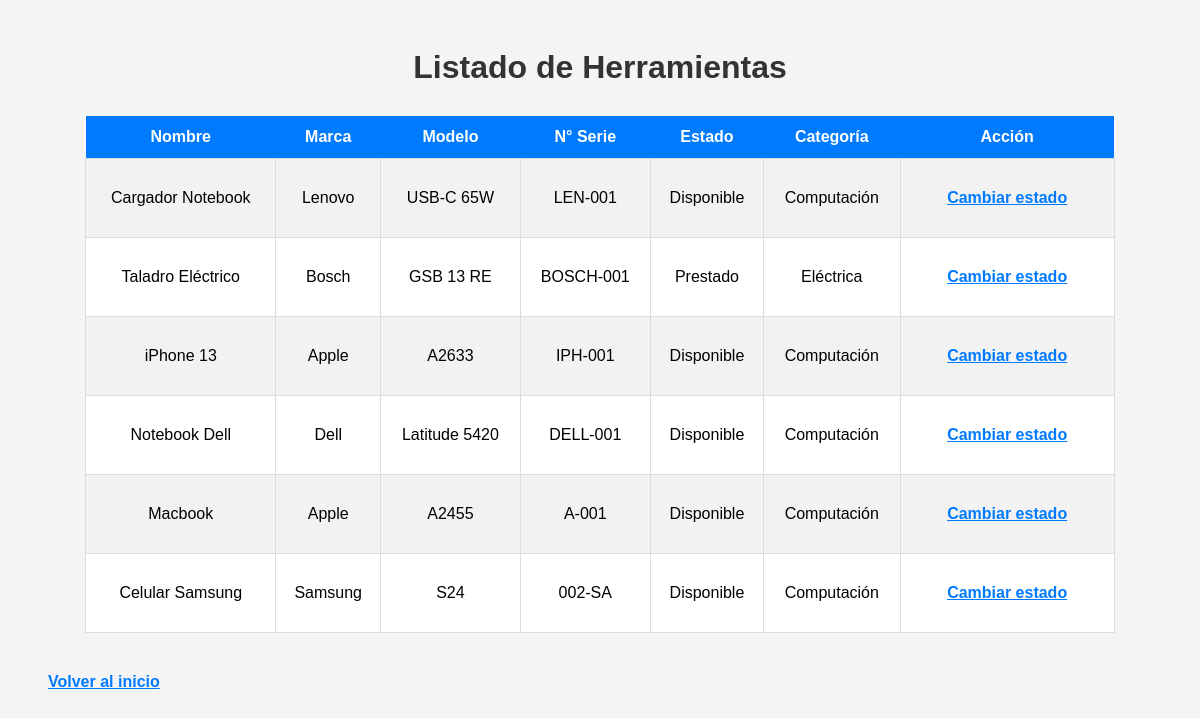
Screenshot of /herramientas/ (signed in) with the database file from the repository.
### gestion/models.py (models this page shows, shortened)
class Herramienta(models.Model):
    ESTADOS_HERRAMIENTA = [
        ('Disponible', 'Disponible'),
        ('Prestado', 'Prestado'),
        ('En mantención', 'En mantención'),
    ]
    id_herramienta = models.AutoField(primary_key=True)
    nombre = models.CharField(max_length=50)
    marca = models.CharField(max_length=30)
    modelo = models.CharField(max_length=30)
    numero_serie = models.CharField(max_length=50, unique=True)
    estado = models.CharField(max_length=20, choices=ESTADOS_HERRAMIENTA)
    id_categoria = models.ForeignKey(Categoria, on_delete=models.PROTECT, db_column='id_categoria')
    class Meta:
        db_table = 'herramientas'

class Categoria(models.Model):
    id_categoria = models.AutoField(primary_key=True)
    nombre_categoria = models.CharField(max_length=30, unique=True)
    descripcion = models.CharField(max_length=100, blank=True, null=True)
    class Meta:
        db_table = 'categorias'
    def __str__(self):
        return self.nombre_categoria

### gestion/views.py (the view)
# urls.py: path('herramientas/', views.listar_herramientas, name='listar_herramientas'),
@login_required
def listar_herramientas(request):
    herramientas = Herramienta.objects.all()
    return render(request, 'gestion/listar_herramientas.html', {'herramientas': herramientas})

### gestion/templates/gestion/listar_herramientas.html (shortened to what this page needs)
<!DOCTYPE html>
<html lang="es">
<head>
    {% load static %}
    <link rel="stylesheet" href="{% static 'gestion/styles.css' %}">
</head>
<body>
    <h1>Listado de Herramientas</h1>
    <table>
        <tr>
            <th>Nombre</th>
            <th>Marca</th>
            <th>Modelo</th>
            <th>N° Serie</th>
            <th>Estado</th>
            <th>Categoría</th>
            <th>Acción</th>
        </tr>
        {% for herramienta in herramientas %}
        <tr>
            <td>{{ herramienta.nombre }}</td>
            <td>{{ herramienta.marca }}</td>
            <td>{{ herramienta.modelo }}</td>
            <td>{{ herramienta.numero_serie }}</td>
            <td>{{ herramienta.estado }}</td>
            <td>{{ herramienta.id_categoria }}</td>
            <td>
    <a href="{% url 'cambiar_estado_herramienta' herramienta.id_herramienta %}">
        Cambiar estado
    </a>
</td>
        </tr>
        {% endfor %}
    </table>
    <a href="{% url 'inicio' %}">Volver al inicio</a>
</body>
</html>

### gestion/static/gestion/styles.css (style rules this page uses)
body { font-family: Arial, sans-serif; background-color: #f4f4f4; padding: 20px; }
h1 { text-align: center; color: #333; margin-bottom: 30px; }
table { width: 90%; margin: 20px auto; border-collapse: collapse; background-color: white; }
th { background-color: #007BFF; color: white; padding: 12px; }
td { padding: 10px; border: 1px solid #ddd; text-align: center; }
tr:nth-child(even) { background-color: #f2f2f2; }
a { display: inline-block; margin: 20px; color: #007BFF; font-weight: bold; }

### rows the page displays
Herramienta: nombre "Cargador Notebook", marca "Lenovo", modelo "USB-C 65W", numero_serie "LEN-001", estado "Disponible", id_categoria "Computación"
Herramienta: nombre "Taladro Eléctrico", marca "Bosch", modelo "GSB 13 RE", numero_serie "BOSCH-001", estado "Prestado", id_categoria "Eléctrica"
Herramienta: nombre "iPhone 13", marca "Apple", modelo "A2633", numero_serie "IPH-001", estado "Disponible", id_categoria "Computación"
Herramienta: nombre "Notebook Dell", marca "Dell", modelo "Latitude 5420", numero_serie "DELL-001", estado "Disponible", id_categoria "Computación"
Herramienta: nombre "Macbook", marca "Apple", modelo "A2455", numero_serie "A-001", estado "Disponible", id_categoria "Computación"
Herramienta: nombre "Celular Samsung", marca "Samsung", modelo "S24", numero_serie "002-SA", estado "Disponible", id_categoria "Computación"
